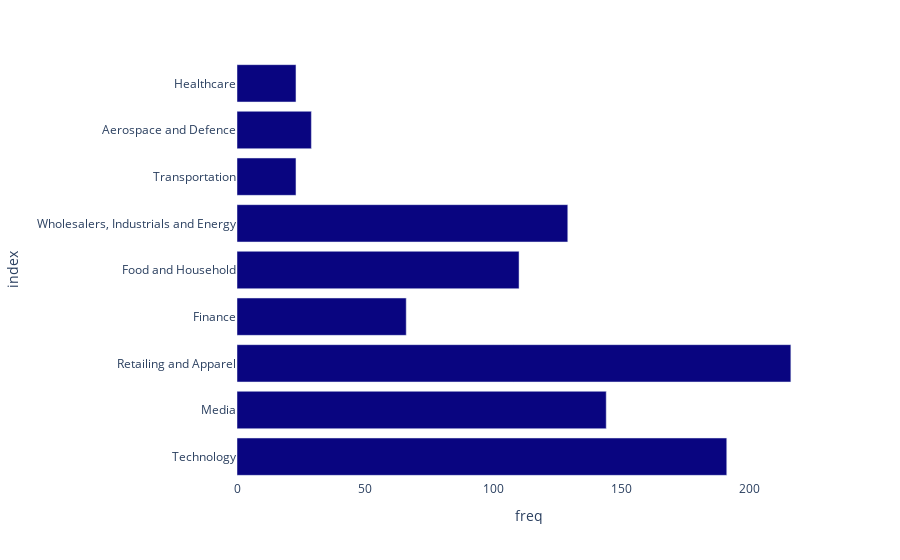

Source (notebook cell):
### Code cell
df_freq_sectors = pd.DataFrame.from_dict(df_sectors_pers).T
fig = px.bar(df_freq_sectors, x="freq", color_discrete_sequence=["#090580"])
fig.update_layout({
    "plot_bgcolor": "rgba(0,0,0,0)",
    "paper_bgcolor": "rgba(0,0,0,0)"
})
fig.show()
# plotly.offline.plot({"data": fig}, filename = "Frequency of sectors.html")

### Figure 1 — Plotly figure (JSON) as saved in the notebook; plotly's stock layout.template omitted (floating-point values rounded to 4 significant figures)
{"data": [{"alignmentgroup": "True", "hovertemplate": "freq=%{x}<br>index=%{y}<extra></extra>", "legendgroup": "", "marker": {"color": "#090580", "pattern": {"shape": ""}}, "name": "", "offsetgroup": "", "orientation": "h", "showlegend": false, "textposition": "auto", "type": "bar", "x": [191, 144, 216, 66, 110, 129, 23, 29, 23], "xaxis": "x", "y": ["Technology", "Media", "Retailing and Apparel", "Finance", "Food and Household", "Wholesalers, Industrials and Energy", "Transportation", "Aerospace and Defence", "Healthcare"], "yaxis": "y"}], "layout": {"autosize": true, "barmode": "relative", "legend": {"tracegroupgap": 0}, "margin": {"t": 60}, "paper_bgcolor": "rgba(0, 0, 0, 0)", "plot_bgcolor": "rgba(0, 0, 0, 0)", "xaxis": {"anchor": "y", "autorange": true, "domain": [0, 1], "range": [0, 227.4], "title": {"text": "freq"}, "type": "linear"}, "yaxis": {"anchor": "x", "autorange": true, "domain": [0, 1], "range": [-0.5, 8.5], "title": {"text": "index"}, "type": "category"}}}
